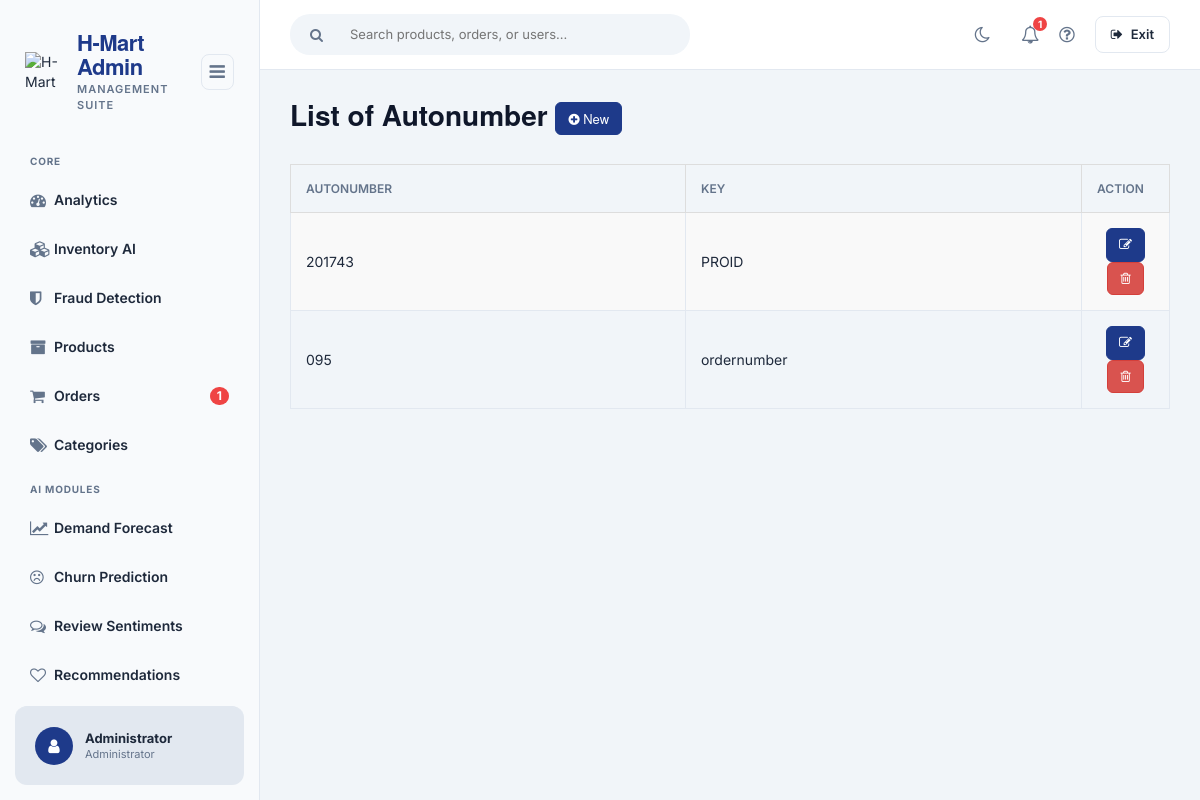
The app's page /admin/autonumber/index.php (signed in) with its own data.
### tables this page shows
CREATE TABLE `tblautonumber` (
  `ID` int(11) NOT NULL,
  `AUTOSTART` varchar(11) NOT NULL,
  `AUTOINC` int(11) NOT NULL,
  `AUTOEND` int(11) NOT NULL,
  `AUTOKEY` varchar(12) NOT NULL,
  `AUTONUM` int(30) NOT NULL
);

### admin/autonumber/index.php (called while the page is built, shortened)
<?php
require_once ("../theme/templates.php");
?>

### backend/include/database.php (called while the page is built, shortened)
<?php
class Database {
	var $sql_string = '';
	private $conn;
	public function open_connection() {
		$this->conn = mysqli_connect(server,user,pass);
		if(!$this->conn){
			echo "Problem in database connection! Contact administrator!";
			exit();
		}else{
			$db_select = mysqli_select_db($this->conn,database_name);
		}
	}
	function setQuery($sql='') {
		$this->sql_string=$sql;
	}
	function executeQuery() {
		$result = mysqli_query($this->conn,$this->sql_string);
		return $result;
	}
	private function confirm_query($result) {
		return $result;
	}
	function loadResultList( $key='' ) {
		$cur = $this->executeQuery();
		$array = array();
		if ($cur) {
			while ($row = mysqli_fetch_object($cur)) {
				if ($key) {
					$array[$row->$key] = $row;
				} else {
					$array[] = $row;
				}
			}
		}
		return $array;
	}
}
$mydb = new Database();
?>

### admin/autonumber/list.php (the view, shortened to what this page needs)
<div class="row">
      	 <div class="col-lg-12">
           <h1 class="page-header">List of Autonumber  <a href="index.php?view=add" class="btn btn-primary btn-xs  ">  <i class="fa fa-plus-circle fw-fa"></i> New</a>  </h1>
      		</div>
  		 </div>
 		    <form action="controller.php?action=delete" Method="POST">
		     <div class="table-responsive">
			<table id="example" class="table table-striped table-bordered table-hover"  style="font-size:12px" cellspacing="0">
			  <thead>
			  	<tr>
			  		<th>
			  		 Autonumber</th>
			  		  <th>Key</th>
			  		 <th width="10%" align="center">Action</th>
			  	</tr>
			  </thead>
			  <tbody>
			  	<?php
			  		$mydb->setQuery("SELECT * FROM `tblautonumber`");
			  		$cur = $mydb->loadResultList();
					foreach ($cur as $result) {
			  		echo '<tr>';
		  			echo '<td>' . $result->AUTOSTART.$result->AUTOEND.'</td>';
		  			echo '<td>' . $result->AUTOKEY.'</td>';
			  		echo '<td align="center"><a title="Edit" href="index.php?view=edit&id='.$result->AUTOKEY.'" class="btn btn-primary btn-xs  ">  <span class="fa fa-edit fw-fa"></a>
			  		     <a title="Delete" href="controller.php?action=delete&id='.$result->AUTOKEY.'" class="btn btn-danger btn-xs  ">  <span class="fa  fa-trash-o fw-fa "></a></td>';
			  		echo '</tr>';
			  	}
			  	?>
			  </tbody>
			</table>
			</form>

### admin/theme/templates.php (style rules this page uses)
:root { --primary: #0f172a; --primary-light: #1e3a8a; --sidebar-bg: #f8fafc; --bg-color: #f1f5f9; --text-main: #1e293b; --text-muted: #64748b; --border-color: #e2e8f0; --card-bg: #ffffff; --card-header-bg: #ffffff; --hover-bg: #e2e8f0; --table-header-bg: #f8fafc; --shadow: 0 4px 6px rgba(0,0,0,0.02); }
body { font-family: 'Inter', sans-serif; background-color: var(--bg-color); margin: 0; padding: 0; color: var(--text-main); overflow-x: hidden; }
.admin-content-wrapper .table { margin-bottom: 0; }
.admin-content-wrapper .table th { border-bottom-width: 1px; color: var(--text-muted); font-weight: 600; font-size: 12px; text-transform: uppercase; padding: 15px; }
.admin-content-wrapper .table td { vertical-align: middle; padding: 15px; font-size: 14px; border-color: var(--border-color); }
.admin-content-wrapper .btn { border-radius: 6px; font-weight: 500; font-size: 13px; padding: 6px 12px; }
.admin-content-wrapper .btn-primary { background: var(--primary-light); border-color: var(--primary-light); }
.page-header { margin-top: 0; border-bottom: none; font-weight: 800; color: var(--primary); font-size: 28px; }

### records on screen
tblautonumber: AUTOSTART "2017", AUTOEND "43", AUTOKEY "PROID"
tblautonumber: AUTOSTART "0", AUTOEND "95", AUTOKEY "ordernumber"

### other values on screen
$res "1"
$_SESSION['U_NAME'] "Administrator"
$_SESSION['U_ROLE'] "Administrator"
